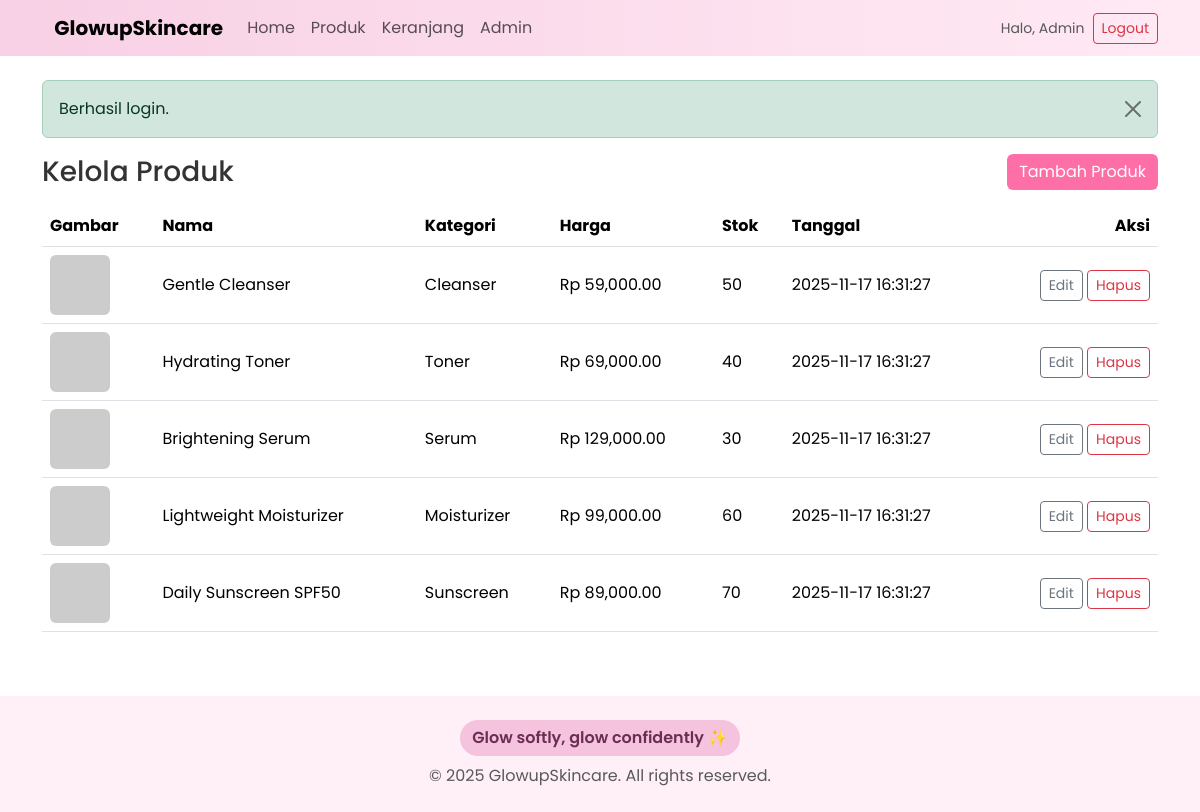
/admin/products.php (signed in), run on the app's committed database.
### tables this page shows
CREATE TABLE IF NOT EXISTS products (
  id INT AUTO_INCREMENT PRIMARY KEY,
  name VARCHAR(200) NOT NULL,
  description TEXT,
  price DECIMAL(12,2) NOT NULL DEFAULT 0,
  stock INT NOT NULL DEFAULT 0,
  category_id INT DEFAULT NULL,
  image VARCHAR(255) DEFAULT NULL,
  created_at TIMESTAMP DEFAULT CURRENT_TIMESTAMP,
  FOREIGN KEY (category_id) REFERENCES categories(id) ON DELETE SET NULL
);

CREATE TABLE IF NOT EXISTS categories (
  id INT AUTO_INCREMENT PRIMARY KEY,
  name VARCHAR(100) NOT NULL,
  created_at TIMESTAMP DEFAULT CURRENT_TIMESTAMP
);

### db.php (called while the page is built, shortened)
<?php
$mysqli = new mysqli(DB_HOST, DB_USER, DB_PASS, DB_NAME);
$mysqli->set_charset('utf8mb4');
function db(): mysqli {
    global $mysqli;
    return $mysqli;
}
?>

### admin/products.php (the view, shortened to what this page needs)
<?php
require_once __DIR__ . '/../header.php';
$products = db()->query("SELECT p.*, c.name AS category_name FROM products p LEFT JOIN categories c ON c.id=p.category_id ORDER BY p.created_at DESC")->fetch_all(MYSQLI_ASSOC);
?>
<div class="d-flex justify-content-between align-items-center mb-3">
  <h3 class="mb-0">Kelola Produk</h3>
  <a class="btn btn-accent" href="<?= BASE_URL ?>/admin/product_form.php">Tambah Produk</a>
</div>
<div class="table-responsive">
  <table class="table align-middle">
    <thead>
      <tr><th>Gambar</th><th>Nama</th><th>Kategori</th><th>Harga</th><th>Stok</th><th>Tanggal</th><th class="text-end">Aksi</th></tr>
    </thead>
    <tbody>
      <?php foreach ($products as $p): ?>
        <tr>
          <td><img src="<?= $p['image'] ? UPLOAD_URL . '/' . e($p['image']) : 'https://via.placeholder.com/60?text=Img' ?>" style="width:60px;height:60px;object-fit:cover" class="rounded"></td>
          <td><?= e($p['name']) ?></td>
          <td><?= e($p['category_name'] ?? '-') ?></td>
          <td>Rp <?= number_format($p['price'], 2) ?></td>
          <td><?= (int)$p['stock'] ?></td>
          <td><?= e($p['created_at']) ?></td>
          <td class="text-end">
            <a class="btn btn-sm btn-outline-secondary" href="<?= BASE_URL ?>/admin/product_form.php?id=<?= $p['id'] ?>">Edit</a>
            <a class="btn btn-sm btn-outline-danger" onclick="return confirm('Hapus produk ini?')" href="?delete=<?= $p['id'] ?>">Hapus</a>
          </td>
        </tr>
      <?php endforeach; ?>
    </tbody>
  </table>
</div>
<?php require_once __DIR__ . '/../footer.php'; ?>

### header.php (style rules this page uses)
:root { --soft-pink: #f8d0e5; --soft-pink-2: #f5c3dd; --soft-pink-3: #f3b1d3; --accent: #ff6fa7; --text: #333; --bg: #fff; }
body { font-family: 'Poppins', sans-serif; background: #fff; color: var(--text); }
.btn-accent { background: var(--accent); color: #fff; border: none; }

### data on the page
products: name "Gentle Cleanser", category.name "Cleanser", price "59,000.00", stock "50", created_at "2025-11-17 16:31:27"
products: name "Hydrating Toner", category.name "Toner", price "69,000.00", stock "40", created_at "2025-11-17 16:31:27"
products: name "Brightening Serum", category.name "Serum", price "129,000.00", stock "30", created_at "2025-11-17 16:31:27"
products: name "Lightweight Moisturizer", category.name "Moisturizer", price "99,000.00", stock "60", created_at "2025-11-17 16:31:27"
products: name "Daily Sunscreen SPF50", category.name "Sunscreen", price "89,000.00", stock "70", created_at "2025-11-17 16:31:27"

### other printed values
APP_NAME "GlowupSkincare"
$_SESSION['user']['name'] "Admin"
$msg "Berhasil login."
